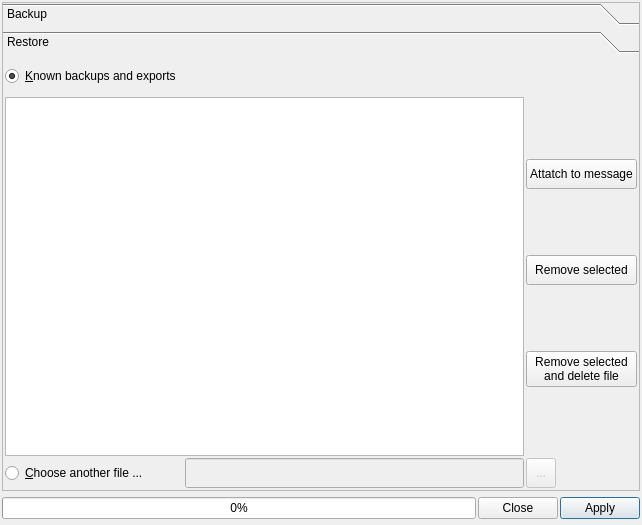
<?xml version="1.0" encoding="UTF-8"?>
<ui version="4.0">
 <class>BackupDialog</class>
 <widget class="QDialog" name="BackupDialog">
  <property name="geometry">
   <rect>
    <x>0</x>
    <y>0</y>
    <width>642</width>
    <height>525</height>
   </rect>
  </property>
  <property name="windowTitle">
   <string>Dialog</string>
  </property>
  <property name="modal">
   <bool>true</bool>
  </property>
  <layout class="QVBoxLayout" name="verticalLayout_2">
   <property name="spacing">
    <number>2</number>
   </property>
   <property name="leftMargin">
    <number>2</number>
   </property>
   <property name="topMargin">
    <number>2</number>
   </property>
   <property name="rightMargin">
    <number>2</number>
   </property>
   <property name="bottomMargin">
    <number>2</number>
   </property>
   <item>
    <widget class="QToolBox" name="toolBox">
     <property name="frameShape">
      <enum>QFrame::StyledPanel</enum>
     </property>
     <property name="frameShadow">
      <enum>QFrame::Raised</enum>
     </property>
     <property name="currentIndex">
      <number>1</number>
     </property>
     <widget class="QWidget" name="pageBackup">
      <property name="geometry">
       <rect>
        <x>0</x>
        <y>0</y>
        <width>634</width>
        <height>419</height>
       </rect>
      </property>
      <attribute name="label">
       <string>Backup</string>
      </attribute>
      <layout class="QGridLayout" name="gLayoutPage">
       <property name="leftMargin">
        <number>2</number>
       </property>
       <property name="topMargin">
        <number>2</number>
       </property>
       <property name="rightMargin">
        <number>2</number>
       </property>
       <property name="bottomMargin">
        <number>2</number>
       </property>
       <property name="spacing">
        <number>2</number>
       </property>
       <item row="1" column="0">
        <widget class="QLabel" name="lblSelectTables">
         <property name="minimumSize">
          <size>
           <width>0</width>
           <height>30</height>
          </size>
         </property>
         <property name="maximumSize">
          <size>
           <width>16777215</width>
           <height>30</height>
          </size>
         </property>
         <property name="frameShape">
          <enum>QFrame::NoFrame</enum>
         </property>
         <property name="frameShadow">
          <enum>QFrame::Plain</enum>
         </property>
         <property name="text">
          <string>Select tables to backup/export</string>
         </property>
        </widget>
       </item>
       <item row="2" column="0" rowspan="2">
        <widget class="QListWidget" name="tablesList">
         <property name="showDropIndicator" stdset="0">
          <bool>false</bool>
         </property>
         <property name="alternatingRowColors">
          <bool>true</bool>
         </property>
         <property name="uniformItemSizes">
          <bool>true</bool>
         </property>
         <property name="sortingEnabled">
          <bool>false</bool>
         </property>
        </widget>
       </item>
       <item row="3" column="1">
        <widget class="QGroupBox" name="grpExportToText">
         <property name="title">
          <string>Export to &amp;CSV text file</string>
         </property>
         <property name="checkable">
          <bool>true</bool>
         </property>
         <property name="checked">
          <bool>false</bool>
         </property>
         <layout class="QGridLayout" name="gridLayout_5">
          <property name="leftMargin">
           <number>1</number>
          </property>
          <property name="topMargin">
           <number>1</number>
          </property>
          <property name="rightMargin">
           <number>1</number>
          </property>
          <property name="bottomMargin">
           <number>1</number>
          </property>
          <property name="spacing">
           <number>1</number>
          </property>
          <item row="0" column="0">
           <layout class="QGridLayout" name="gridLayout_4">
            <property name="spacing">
             <number>1</number>
            </property>
            <item row="0" column="0">
             <widget class="QLabel" name="lblExportPrefix">
              <property name="minimumSize">
               <size>
                <width>0</width>
                <height>30</height>
               </size>
              </property>
              <property name="text">
               <string>Name prefix:</string>
              </property>
             </widget>
            </item>
            <item row="2" column="0">
             <widget class="QLabel" name="lblExportFolder">
              <property name="minimumSize">
               <size>
                <width>0</width>
                <height>30</height>
               </size>
              </property>
              <property name="text">
               <string>Folder where the tables will be stored</string>
              </property>
             </widget>
            </item>
            <item row="1" column="0">
             <widget class="vmLineEdit" name="txtExportPrefix">
              <property name="minimumSize">
               <size>
                <width>0</width>
                <height>30</height>
               </size>
              </property>
              <property name="toolTip">
               <string>&lt;!DOCTYPE HTML PUBLIC &quot;-//W3C//DTD HTML 4.0//EN&quot; &quot;http://www.w3.org/TR/REC-html40/strict.dtd&quot;&gt;
&lt;html&gt;&lt;head&gt;&lt;meta name=&quot;qrichtext&quot; content=&quot;1&quot; /&gt;&lt;style type=&quot;text/css&quot;&gt;
p, li { white-space: pre-wrap; }
&lt;/style&gt;&lt;/head&gt;&lt;body style=&quot; font-family:'Tahoma'; font-size:10pt; font-weight:400; font-style:normal;&quot;&gt;
&lt;p style=&quot; margin-top:0px; margin-bottom:0px; margin-left:0px; margin-right:0px; -qt-block-indent:0; text-indent:0px;&quot;&gt;To &lt;span style=&quot; font-style:italic;&quot;&gt;Prefix&lt;/span&gt; it will be added the table name if backup is successfull&lt;/p&gt;&lt;/body&gt;&lt;/html&gt;</string>
              </property>
             </widget>
            </item>
            <item row="3" column="0">
             <widget class="vmLineEdit" name="txtExportFolder">
              <property name="minimumSize">
               <size>
                <width>0</width>
                <height>30</height>
               </size>
              </property>
             </widget>
            </item>
            <item row="1" column="1">
             <widget class="QToolButton" name="btnDefaultPrefix">
              <property name="minimumSize">
               <size>
                <width>30</width>
                <height>30</height>
               </size>
              </property>
              <property name="maximumSize">
               <size>
                <width>30</width>
                <height>30</height>
               </size>
              </property>
              <property name="toolTip">
               <string>Use program's default prefix pattern, based on the current date</string>
              </property>
              <property name="text">
               <string>...</string>
              </property>
              <property name="icon">
               <iconset resource="resources.qrc">
                <normaloff>:/resources/fill_default.png</normaloff>:/resources/fill_default.png</iconset>
              </property>
             </widget>
            </item>
            <item row="3" column="1">
             <widget class="QToolButton" name="btnChooseExportFolder">
              <property name="minimumSize">
               <size>
                <width>30</width>
                <height>30</height>
               </size>
              </property>
              <property name="maximumSize">
               <size>
                <width>30</width>
                <height>30</height>
               </size>
              </property>
              <property name="text">
               <string>...</string>
              </property>
              <property name="icon">
               <iconset resource="resources.qrc">
                <normaloff>:/resources/folder-brown.png</normaloff>:/resources/folder-brown.png</iconset>
              </property>
             </widget>
            </item>
           </layout>
          </item>
         </layout>
        </widget>
       </item>
       <item row="2" column="1">
        <widget class="QGroupBox" name="grpBackup">
         <property name="minimumSize">
          <size>
           <width>100</width>
           <height>100</height>
          </size>
         </property>
         <property name="title">
          <string>Standard backup &amp;method</string>
         </property>
         <property name="checkable">
          <bool>true</bool>
         </property>
         <layout class="QGridLayout" name="gridLayout">
          <property name="leftMargin">
           <number>1</number>
          </property>
          <property name="topMargin">
           <number>1</number>
          </property>
          <property name="rightMargin">
           <number>1</number>
          </property>
          <property name="bottomMargin">
           <number>1</number>
          </property>
          <property name="spacing">
           <number>1</number>
          </property>
          <item row="0" column="0">
           <layout class="QGridLayout" name="gridLayout_3">
            <property name="spacing">
             <number>1</number>
            </property>
            <item row="0" column="0">
             <widget class="QLabel" name="lblBackupFilename">
              <property name="minimumSize">
               <size>
                <width>0</width>
                <height>30</height>
               </size>
              </property>
              <property name="text">
               <string>Name:</string>
              </property>
             </widget>
            </item>
            <item row="1" column="0">
             <widget class="vmLineEdit" name="txtBackupFilename">
              <property name="minimumSize">
               <size>
                <width>0</width>
                <height>30</height>
               </size>
              </property>
              <property name="toolTip">
               <string>&lt;!DOCTYPE HTML PUBLIC &quot;-//W3C//DTD HTML 4.0//EN&quot; &quot;http://www.w3.org/TR/REC-html40/strict.dtd&quot;&gt;
&lt;html&gt;&lt;head&gt;&lt;meta name=&quot;qrichtext&quot; content=&quot;1&quot; /&gt;&lt;style type=&quot;text/css&quot;&gt;
p, li { white-space: pre-wrap; }
&lt;/style&gt;&lt;/head&gt;&lt;body style=&quot; font-family:'Tahoma'; font-size:10pt; font-weight:400; font-style:normal;&quot;&gt;
&lt;p style=&quot; margin-top:0px; margin-bottom:0px; margin-left:0px; margin-right:0px; -qt-block-indent:0; text-indent:0px;&quot;&gt;To &lt;span style=&quot; font-style:italic;&quot;&gt;Name&lt;/span&gt; it will be added the suffix &lt;span style=&quot; font-style:italic;&quot;&gt;.bz2&lt;/span&gt; if the backup is successfull.&lt;/p&gt;&lt;/body&gt;&lt;/html&gt;</string>
              </property>
             </widget>
            </item>
            <item row="2" column="0">
             <widget class="QLabel" name="lblBackupFolder">
              <property name="minimumSize">
               <size>
                <width>0</width>
                <height>30</height>
               </size>
              </property>
              <property name="text">
               <string>Folder to save backup file:</string>
              </property>
             </widget>
            </item>
            <item row="3" column="0">
             <widget class="vmLineEdit" name="txtBackupFolder">
              <property name="minimumSize">
               <size>
                <width>0</width>
                <height>30</height>
               </size>
              </property>
             </widget>
            </item>
            <item row="1" column="1">
             <widget class="QToolButton" name="btnDefaultFilename">
              <property name="minimumSize">
               <size>
                <width>30</width>
                <height>30</height>
               </size>
              </property>
              <property name="maximumSize">
               <size>
                <width>30</width>
                <height>30</height>
               </size>
              </property>
              <property name="toolTip">
               <string>Use program's default name based on the current date</string>
              </property>
              <property name="text">
               <string>...</string>
              </property>
              <property name="icon">
               <iconset resource="resources.qrc">
                <normaloff>:/resources/fill_default.png</normaloff>:/resources/fill_default.png</iconset>
              </property>
             </widget>
            </item>
            <item row="3" column="1">
             <widget class="QToolButton" name="btnChooseBackupFolder">
              <property name="minimumSize">
               <size>
                <width>30</width>
                <height>30</height>
               </size>
              </property>
              <property name="maximumSize">
               <size>
                <width>30</width>
                <height>30</height>
               </size>
              </property>
              <property name="text">
               <string>...</string>
              </property>
              <property name="icon">
               <iconset resource="resources.qrc">
                <normaloff>:/resources/folder-brown.png</normaloff>:/resources/folder-brown.png</iconset>
              </property>
             </widget>
            </item>
           </layout>
          </item>
         </layout>
        </widget>
       </item>
       <item row="0" column="0" colspan="2">
        <widget class="QGroupBox" name="grpIncludes">
         <property name="minimumSize">
          <size>
           <width>0</width>
           <height>60</height>
          </size>
         </property>
         <property name="title">
          <string>What to include in the backup</string>
         </property>
         <layout class="QHBoxLayout" name="horizontalLayout_4">
          <item>
           <layout class="QHBoxLayout" name="horizontalLayout_3">
            <item>
             <widget class="vmCheckBox" name="chkTables">
              <property name="text">
               <string>Tables</string>
              </property>
              <property name="checked">
               <bool>true</bool>
              </property>
             </widget>
            </item>
            <item>
             <widget class="vmCheckBox" name="chkDocs">
              <property name="text">
               <string>External documents</string>
              </property>
             </widget>
            </item>
            <item>
             <widget class="vmCheckBox" name="chkImages">
              <property name="text">
               <string>Photos and images</string>
              </property>
             </widget>
            </item>
           </layout>
          </item>
         </layout>
        </widget>
       </item>
      </layout>
     </widget>
     <widget class="QWidget" name="pageRestore">
      <property name="geometry">
       <rect>
        <x>0</x>
        <y>0</y>
        <width>634</width>
        <height>419</height>
       </rect>
      </property>
      <attribute name="label">
       <string>Restore</string>
      </attribute>
      <layout class="QGridLayout" name="gridLayout_7">
       <property name="leftMargin">
        <number>2</number>
       </property>
       <property name="topMargin">
        <number>2</number>
       </property>
       <property name="rightMargin">
        <number>2</number>
       </property>
       <property name="bottomMargin">
        <number>2</number>
       </property>
       <property name="spacing">
        <number>2</number>
       </property>
       <item row="4" column="2">
        <widget class="vmLineEdit" name="txtRestoreFileName">
         <property name="enabled">
          <bool>false</bool>
         </property>
         <property name="minimumSize">
          <size>
           <width>0</width>
           <height>30</height>
          </size>
         </property>
        </widget>
       </item>
       <item row="1" column="3" rowspan="3">
        <layout class="QVBoxLayout" name="verticalLayout_3">
         <property name="spacing">
          <number>0</number>
         </property>
         <item>
          <widget class="QPushButton" name="btnSendMail">
           <property name="minimumSize">
            <size>
             <width>0</width>
             <height>30</height>
            </size>
           </property>
           <property name="text">
            <string>Attatch to message</string>
           </property>
           <property name="icon">
            <iconset resource="resources.qrc">
             <normaloff>:/resources/email.png</normaloff>:/resources/email.png</iconset>
           </property>
          </widget>
         </item>
         <item>
          <widget class="QPushButton" name="btnRemoveFromList">
           <property name="minimumSize">
            <size>
             <width>0</width>
             <height>30</height>
            </size>
           </property>
           <property name="text">
            <string>Remove selected</string>
           </property>
           <property name="icon">
            <iconset resource="resources.qrc">
             <normaloff>:/resources/remove.png</normaloff>:/resources/remove.png</iconset>
           </property>
          </widget>
         </item>
         <item>
          <widget class="QPushButton" name="btnRemoveAndDelete">
           <property name="minimumSize">
            <size>
             <width>0</width>
             <height>30</height>
            </size>
           </property>
           <property name="text">
            <string>Remove selected 
and delete file</string>
           </property>
           <property name="icon">
            <iconset resource="resources.qrc">
             <normaloff>:/resources/edit-delete.png</normaloff>:/resources/edit-delete.png</iconset>
           </property>
          </widget>
         </item>
        </layout>
       </item>
       <item row="4" column="0">
        <widget class="QRadioButton" name="rdChooseAnotherFile">
         <property name="minimumSize">
          <size>
           <width>0</width>
           <height>30</height>
          </size>
         </property>
         <property name="text">
          <string>&amp;Choose another file ...</string>
         </property>
         <property name="autoExclusive">
          <bool>true</bool>
         </property>
        </widget>
       </item>
       <item row="3" column="0" colspan="3">
        <widget class="QListWidget" name="restoreList">
         <property name="alternatingRowColors">
          <bool>true</bool>
         </property>
         <property name="selectionMode">
          <enum>QAbstractItemView::ExtendedSelection</enum>
         </property>
        </widget>
       </item>
       <item row="0" column="0">
        <widget class="QRadioButton" name="rdChooseKnownFile">
         <property name="minimumSize">
          <size>
           <width>0</width>
           <height>30</height>
          </size>
         </property>
         <property name="text">
          <string>&amp;Known backups and exports</string>
         </property>
         <property name="checked">
          <bool>true</bool>
         </property>
         <property name="autoExclusive">
          <bool>true</bool>
         </property>
        </widget>
       </item>
       <item row="4" column="3">
        <widget class="QToolButton" name="btnChooseImportFile">
         <property name="enabled">
          <bool>false</bool>
         </property>
         <property name="minimumSize">
          <size>
           <width>30</width>
           <height>30</height>
          </size>
         </property>
         <property name="maximumSize">
          <size>
           <width>30</width>
           <height>30</height>
          </size>
         </property>
         <property name="text">
          <string>...</string>
         </property>
         <property name="icon">
          <iconset resource="resources.qrc">
           <normaloff>:/resources/find-service.png</normaloff>:/resources/find-service.png</iconset>
         </property>
        </widget>
       </item>
      </layout>
     </widget>
    </widget>
   </item>
   <item>
    <layout class="QVBoxLayout" name="verticalLayout">
     <property name="spacing">
      <number>1</number>
     </property>
    </layout>
   </item>
   <item>
    <widget class="QFrame" name="frmBottomBar">
     <property name="minimumSize">
      <size>
       <width>0</width>
       <height>30</height>
      </size>
     </property>
     <layout class="QHBoxLayout" name="horizontalLayout_2">
      <property name="spacing">
       <number>0</number>
      </property>
      <property name="leftMargin">
       <number>0</number>
      </property>
      <property name="topMargin">
       <number>0</number>
      </property>
      <property name="rightMargin">
       <number>0</number>
      </property>
      <property name="bottomMargin">
       <number>0</number>
      </property>
      <item>
       <layout class="QHBoxLayout" name="horizontalLayout" stretch="2,0,0">
        <property name="spacing">
         <number>2</number>
        </property>
        <item>
         <widget class="QWidget" name="widget" native="true">
          <layout class="QHBoxLayout" name="horizontalLayout_5">
           <property name="spacing">
            <number>0</number>
           </property>
           <property name="leftMargin">
            <number>0</number>
           </property>
           <property name="topMargin">
            <number>0</number>
           </property>
           <property name="rightMargin">
            <number>0</number>
           </property>
           <property name="bottomMargin">
            <number>0</number>
           </property>
           <item>
            <widget class="QProgressBar" name="pBar">
             <property name="value">
              <number>0</number>
             </property>
            </widget>
           </item>
          </layout>
         </widget>
        </item>
        <item>
         <widget class="QPushButton" name="btnClose">
          <property name="text">
           <string>Close</string>
          </property>
         </widget>
        </item>
        <item>
         <widget class="QPushButton" name="btnApply">
          <property name="text">
           <string>Apply</string>
          </property>
          <property name="default">
           <bool>true</bool>
          </property>
          <property name="flat">
           <bool>false</bool>
          </property>
         </widget>
        </item>
       </layout>
      </item>
     </layout>
    </widget>
   </item>
  </layout>
 </widget>
 <customwidgets>
  <customwidget>
   <class>vmLineEdit</class>
   <extends>QLineEdit</extends>
   <header location="global">vmwidgets.h</header>
  </customwidget>
  <customwidget>
   <class>vmCheckBox</class>
   <extends>QCheckBox</extends>
   <header location="global">vmwidgets.h</header>
  </customwidget>
 </customwidgets>
 <resources>
  <include location="resources.qrc"/>
 </resources>
 <connections/>
</ui>
